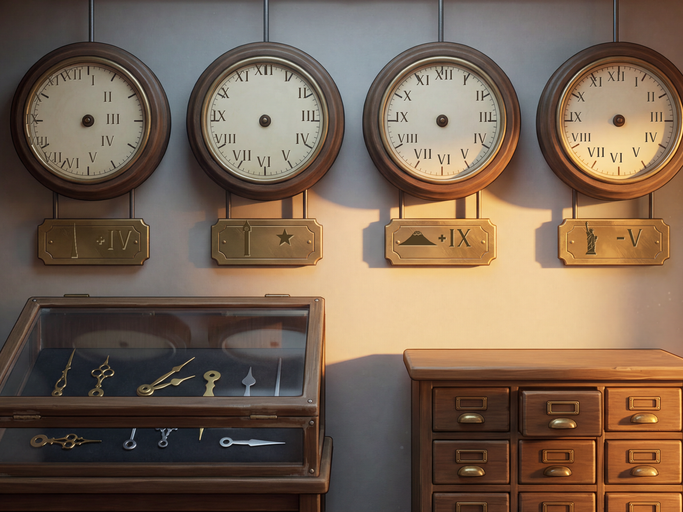
#> input picture specs/assets/level-2/_rejects/cu-clockrow-plates-b2pre-ringfix@1x.png, 683 x 512 px, given in place of z3-dial-base@3x.png, which was not available
$ python l2_b17_pendulum.py
#> lines starting #> are read from the running program, lines starting #| are printed output that depends on the picture; after the words box and inside, x2 and y2 are one past the last pixel; in counts of white or black regions, pixels touching at a corner belong together; pictures that were not available may be replaced by others from this repository, and a replacement may not be noted
#> in load_wide, im is the input picture: shape (512, 683, 3); mean B, G, R 82.5, 99.6, 119.6
#!/usr/bin/env python3
"""BUILD 17 / R8-020 — z3 pendulum sprite + background patch, RE-REGISTERED.

Defect (screenshot-confirmed, build 16): the z3 wide showed a "double pendulum" — a flat
procedural bob swinging while the PAINTED brass pendulum stayed visible to its RIGHT.

Root cause (measured here, not guessed): `sp-pendulum` and `ov-pendulum-absent` were both
authored in batch 4 against rect (2030, 70, 2280, 1330) with a mask (rod leaning LEFT,
bob ellipse 2048..2192 x 1005..1305) that does NOT match the pendulum in the CURRENT
`z3-dial-base@3x` plate, where the rod hangs VERTICAL at x~2178..2199 and the bob is an
ellipse centred (2197, 1169) with semi-axes (100, 170) plus a finial down to y~1400. The
old rect clipped the bob's right crescent and its finial, so those pixels survived the
"absent" patch — exactly the surviving sliver in the user's screenshot. Same family as the
L1 R7-001 stale-rect bug.

This rebuild is DETERMINISTIC ($0, no API):
  * silhouette measured against the CURRENT plate (see PEND_* below, verified by the
    `mask` command's overlay sheet);
  * `sp-pendulum@3x.png` re-cut as an RGBA cutout of the current plate over the FULL
    silhouette (cord + rod + bob + finial) with a soft 1.4 px matte;
  * `ov-pendulum-absent-wide@3x.png` rebuilt as a SILHOUETTE-ONLY inpaint: every pixel
    outside the (feathered) silhouette is BIT-IDENTICAL to the base plate, so the patch has
    no rectangular seam by construction — the flat grey "column" the old dark-median clone
    produced is gone. The hole itself is filled with cv2 Telea inpainting, which continues
    the dial rim arc and the wall behind the bob instead of smearing a gradient across it.
  * rect + pivot + amplitudes re-registered into z3-state-overlays.json and
    clockwork-sprites.json.

CLI: python l2_b17_pendulum.py [build|mask|sheet]
"""
import json
import os
import sys

import cv2
import numpy as np

A2 = r"C:\Users\shaim\escape-room\specs\assets\level-2"
Z3 = os.path.join(A2, "z3", "v-dial")
WIDE = os.path.join(Z3, "z3-dial-base@3x.png")
STATES = os.path.join(Z3, "states")
SPRITES = os.path.join(Z3, "sprites")
OVJSON = os.path.join(A2, "z3", "z3-state-overlays.json")
REJ = os.path.join(A2, "_rejects")
SCRATCH = os.environ.get(
    "L2_SCRATCH",
    r"C:\Users\shaim\AppData\Local\Temp\claude\C--Users-shaim"
    r"\d551cf43-749e-4f4a-81be-1d18a3d3b5ca\scratchpad")

# --- the pendulum as it is PAINTED in the current z3-dial-base@3x (measured) -------------
# rect is padded ~18 px around the silhouette on every side and reaches the plate top so the
# whole suspension cord belongs to the sprite (it must rotate with the rod, not stay behind).
RECT = (2050, 0, 2334, 1440)
PIVOT_3X = (2186, 8)                 # suspension point, at the top of the rect
CORD = (2177, 0, 2200, 470)          # x0, y0, x1, y1
ROD = (2170, 440, 2202, 1020)
BOB = (2068, 986, 2308, 1356)        # ellipse bbox
FINIAL = [(2168, 1340), (2228, 1340), (2198, 1420)]
AMPLITUDES = {"still": 0, "weak": 4, "full": 11}


def silhouette():
    """uint8 mask (plate-sized) of the painted pendulum."""
    m = np.zeros((1920, 3840), np.uint8)
    cv2.rectangle(m, CORD[:2], CORD[2:], 255, -1)
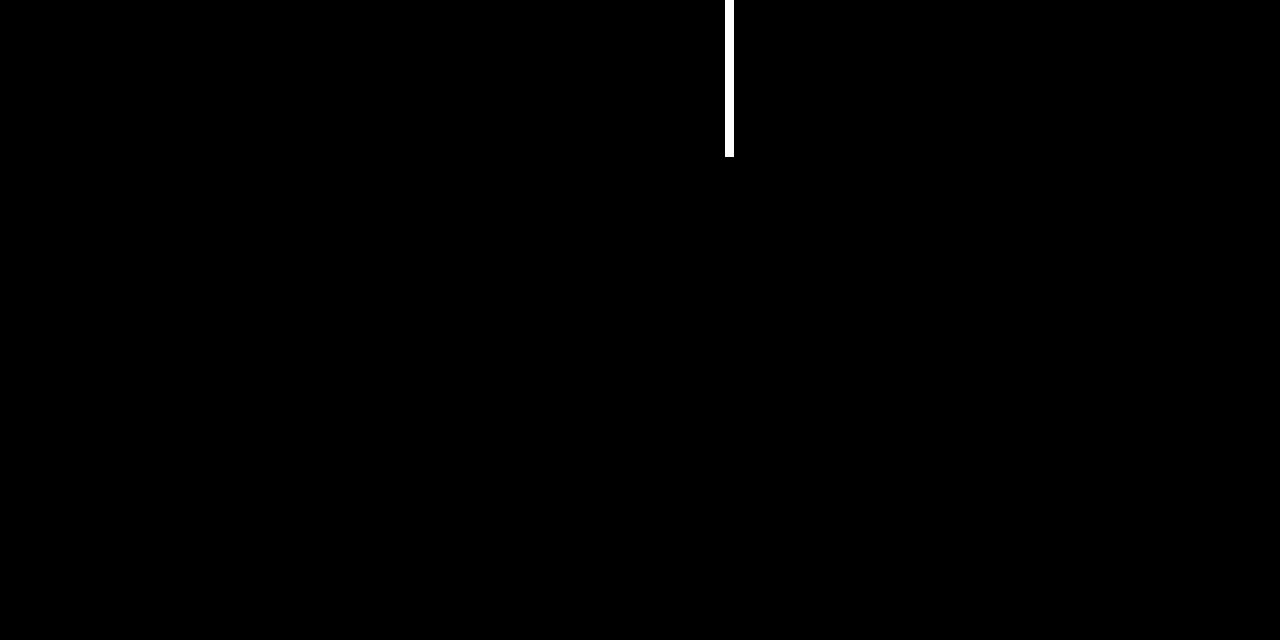
#> m: shape (1920, 3840) (shown at 1/3 size); 0.15% white; 1 white region, box (x1, y1, x2, y2) and area: (2177, 0, 2201, 471) 11304
    cv2.rectangle(m, ROD[:2], ROD[2:], 255, -1)
    cx, cy = (BOB[0] + BOB[2]) // 2, (BOB[1] + BOB[3]) // 2
    cv2.ellipse(m, (cx, cy), ((BOB[2] - BOB[0]) // 2, (BOB[3] - BOB[1]) // 2),
                0, 0, 360, 255, -1)
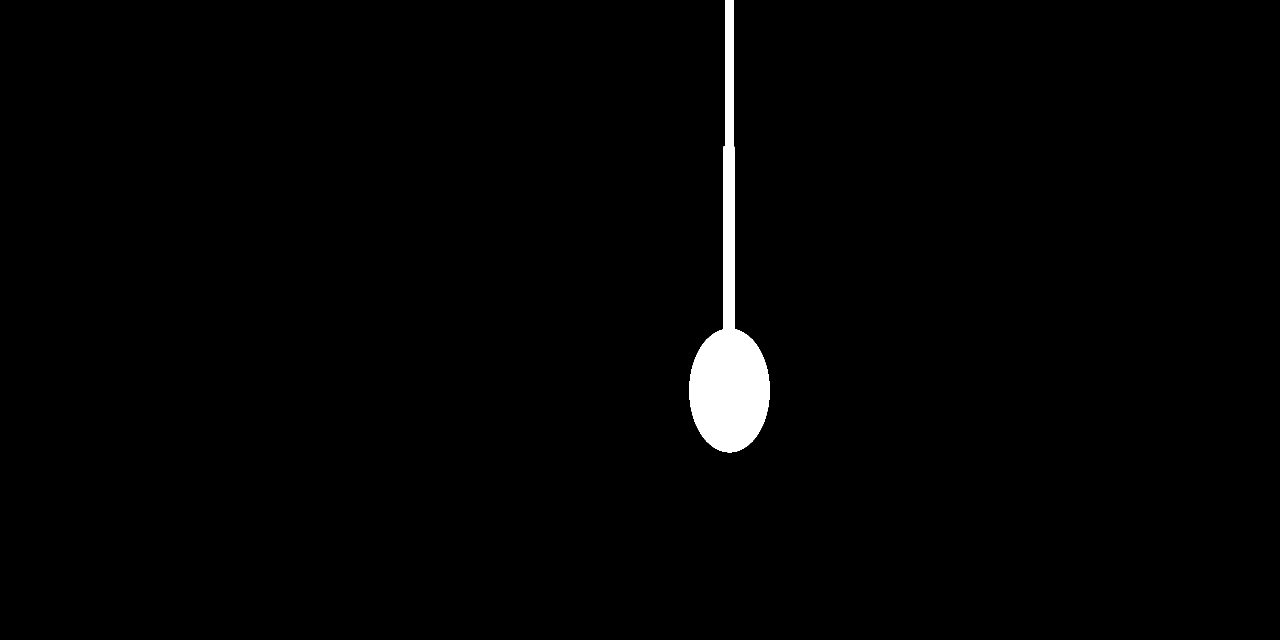
#> m: shape (1920, 3840) (shown at 1/3 size); 1.3% white; 1 white region, box (x1, y1, x2, y2) and area: (2068, 0, 2309, 1357) 98733
    cv2.fillPoly(m, [np.array(FINIAL, np.int32)], 255)
#> m: shape (1920, 3840); 1.4% white; 1 white region, box (x1, y1, x2, y2) and area: (2068, 0, 2309, 1421) 100423
    return m


def load_wide():
    im = cv2.imread(WIDE, cv2.IMREAD_COLOR)
    if im is None:
        raise SystemExit("missing " + WIDE)
    return im


def crop(a):
    x0, y0, x1, y1 = RECT
    return a[y0:y1, x0:x1]


def build_sprite(wide, mask):
    """RGBA cutout of the painted pendulum over the FULL silhouette."""
    sub = crop(wide)
#> sub = empty array
    alpha = cv2.GaussianBlur(crop(mask), (0, 0), 1.4)
#> in crop (call 2), `return a[y0:y1, x0:x1]`:
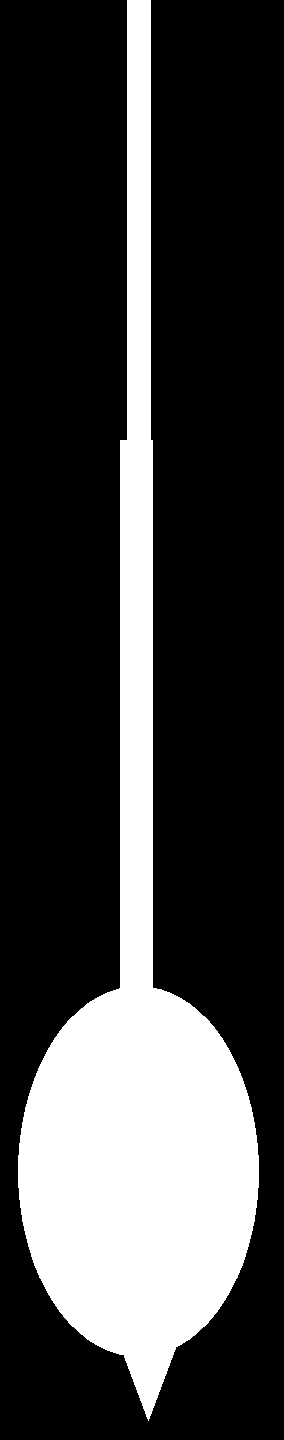
#> returned value: shape (1440, 284); 24.6% white; 1 white region, box (x1, y1, x2, y2) and area: (18, 0, 259, 1421) 100423
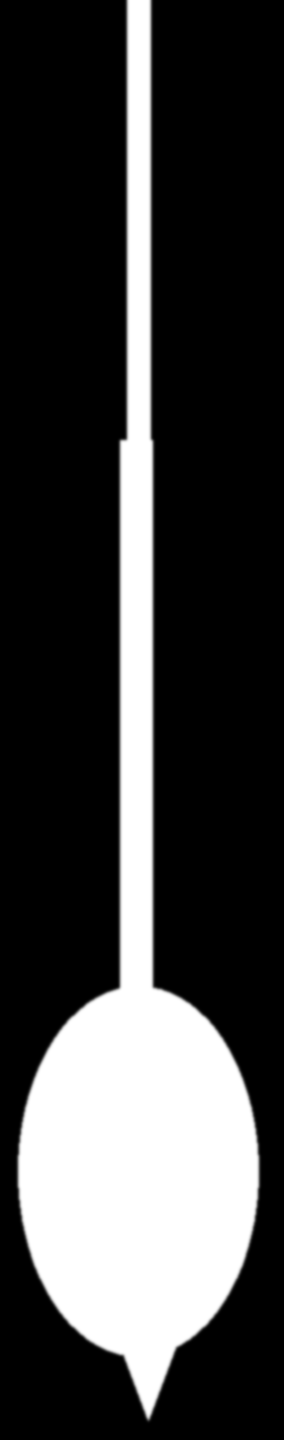
#> alpha: shape (1440, 284); min 0, max 255, mean 62.6
#> (the run stopped early here; a loop or call above may not have finished)
